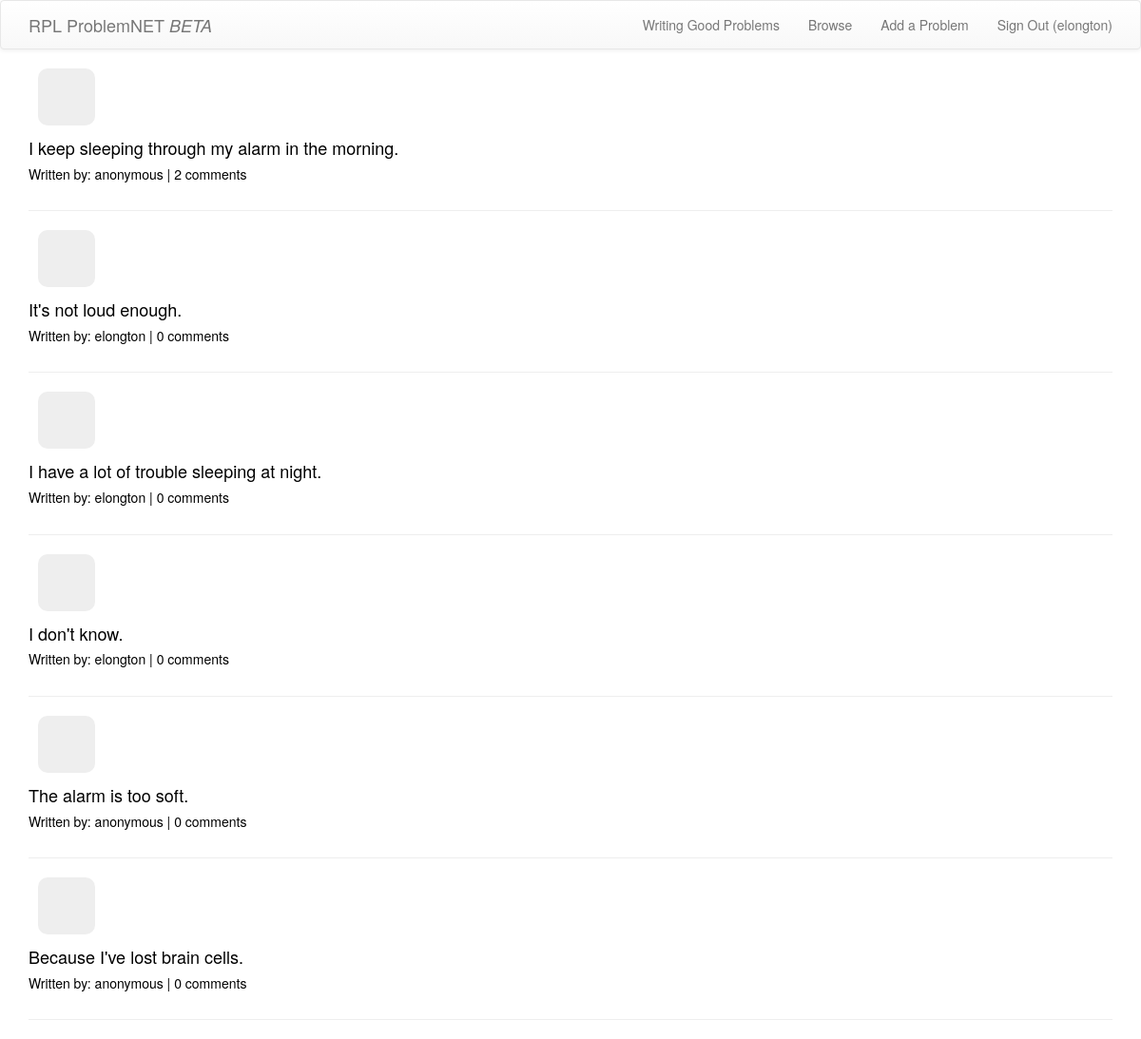
Page /browse/ (signed in) on the committed database.
### problems/models.py (models this page shows, shortened)
class Problem(models.Model):
    author = models.ForeignKey(User)
    anonymous_author = models.BooleanField(default=False)
    problem = models.ForeignKey('self',related_name='problems', null=True)
    text = models.TextField()
    create_date = models.DateTimeField(default=timezone.now)
    upvotes = models.ManyToManyField(User, related_name='upvotes')
    downvotes = models.ManyToManyField(User, related_name='downvotes')
    in_response_to = models.TextField()

### problems/views.py (the view)
# urls.py: url(r'^browse/$', views.ProblemListView.as_view(), name='list'),
class ProblemListView(ListView):
    model = models.Problem
    context_object_name = 'problems'
    template_name = 'problems/problem_list.html'

### problems/templates/problems/problem_list.html
{% extends "sitewide/base.html" %}
{% block content %}
  {% for problem in problems%}
  <div class="problem_item">
    <div class="index_overall_votes table_parent">
      <div class="table_child">{%if problem.0.overall_votes > 0 %}+{%endif%}{{problem.0.overall_votes}}</div>
    </div>
    <a class="problem_link" href="{% url 'problems:problem_detail' pk=problem.pk %}">
        <div class="list_problemdiv">
          <h4>{{problem.text}}</h4>
          <h5>Written by: {% if problem.anonymous_author %}anonymous{% else %}{{problem.author}}{%endif%} | {{problem.comments.count}} comments</h5>
        </div>
    </a>
  </div>
        <hr>
  {% endfor%}
{% endblock %}

### templates/sitewide/base.html (shortened to what this page needs)
<!DOCTYPE html>
{% load staticfiles %}
<html>
  <head>
    <link rel="stylesheet" href="https://maxcdn.bootstrapcdn.com/bootstrap/3.3.7/css/bootstrap.min.css">
    <link rel="stylesheet" href="https://maxcdn.bootstrapcdn.com/bootstrap/3.3.7/css/bootstrap-theme.min.css">
    <link rel="stylesheet" href="{% static 'css/style.css'%}">
    <link rel="stylesheet" href="https://maxcdn.bootstrapcdn.com/font-awesome/4.7.0/css/font-awesome.min.css">
  </head>
  <body>
    <nav class="navbar navbar-default">
      <div class="container">
        <ul class="nav navbar-nav">
          <li><a href="{% url "problems:home" %}" class="navbar-brand bigbrand">RPL ProblemNET <i>BETA</i></a></li>
        </ul>
        <ul class="nav navbar-nav navbar-right">
          <li>
            <a href="">Writing Good Problems</a>
          </li>
          <li>
            <a href="{% url "problems:list" %}">Browse</a>
          </li>
          <li>
            <a href="{% url "problems:create" pk=0 pk2=0%}">Add a Problem</a>
          </li>
          {% if user.is_authenticated %}
          <li>
            <a href="{% url "users:logout" %}">Sign Out ({{user}})</a>
          </li>
          {% else %}
          <li>
            <a href="{% url "users:login" %}">Sign In</a>
          </li>
          {% endif %}
        </ul>
      </div>
    </nav>
    <div class="container">
      {% block content %}
      {% endblock %}
    </div>
  </body>
</html>

### problems/static/css/style.css (style rules this page uses)
.table_parent { display: table; }
.table_child { display: table-cell; vertical-align: middle; }
a.problem_link { text-decoration: none; color: black; display: inline-block; vertical-align: top; width: calc(100% - 70px); }
div.index_overall_votes { width: 60px; height: 60px; background-color: #eee; display: inline-block; border-radius: 10px; margin-left: 10px; text-align: center; }
div.index_overall_votes div { height: 60px; width: 60px; font-size: 25px; }

### rows in the picture
Problem: text "I keep sleeping through my alarm in the morning.", anonymous_author "anonymous", comments.count "2"
Problem: text "It's not loud enough.", author "elongton", comments.count "0"
Problem: text "I have a lot of trouble sleeping at night.", author "elongton", comments.count "0"
Problem: text "I don't know.", author "elongton", comments.count "0"
Problem: text "The alarm is too soft.", anonymous_author "anonymous", comments.count "0"
Problem: text "Because I've lost brain cells.", anonymous_author "anonymous", comments.count "0"

### other values in the picture
{{ user }} "elongton"
